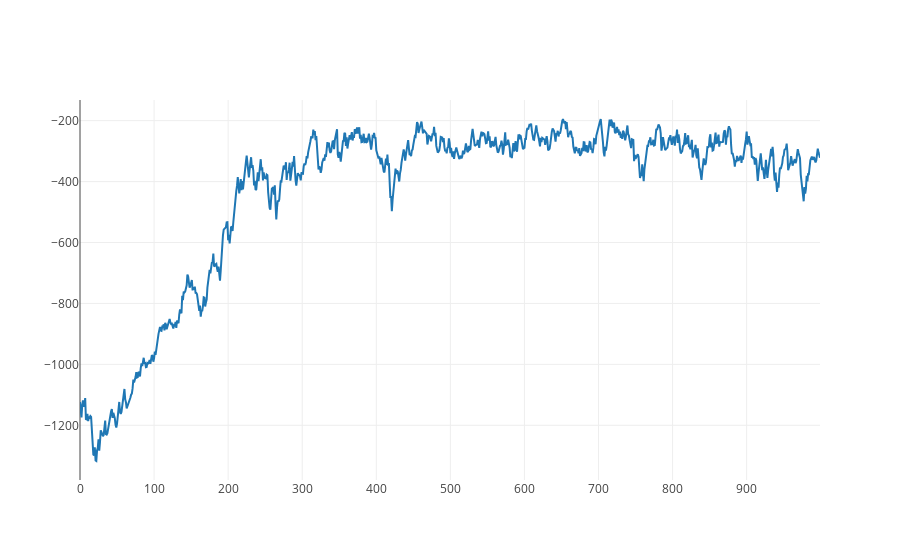

Here is the notebook cell this chart was saved with:
### Markdown cell above
## 4. Plot

Let's see how the rewards has increased across epochs

### Code cell
# Create a trace
trace = go.Scatter(
    x = np.arange(0,len(all_ep_r)),
    y = all_ep_r,
)
data = [trace]
# Plot and embed in ipython notebook!
iplot(data, filename='basic-line')

### Figure 1 — Plotly figure (JSON) as saved in the notebook; plotly's stock layout.template omitted (floating-point values rounded to 4 significant figures; data arrays with more than 128 entries replaced by an {"elided": "..."} marker saying what was removed)
{"data": [{"type": "scatter", "x": {"elided": "1000 int values"}, "y": {"elided": "1000 float values"}}], "layout": {}}
